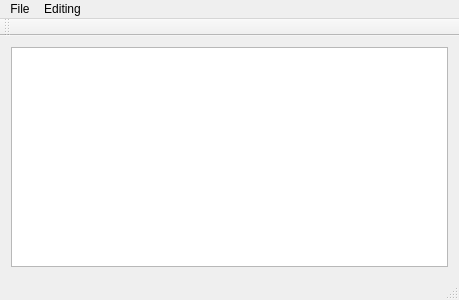
<?xml version="1.0" encoding="UTF-8"?>
<ui version="4.0">
 <class>MainWindow</class>
 <widget class="QMainWindow" name="MainWindow">
  <property name="geometry">
   <rect>
    <x>0</x>
    <y>0</y>
    <width>459</width>
    <height>300</height>
   </rect>
  </property>
  <property name="windowTitle">
   <string>NewFile.txt[*] - Phonoteca</string>
  </property>
  <widget class="QWidget" name="centralWidget">
   <layout class="QGridLayout" name="gridLayout">
    <item row="0" column="0">
     <widget class="QTreeView" name="treeView"/>
    </item>
   </layout>
  </widget>
  <widget class="QMenuBar" name="menuBar">
   <property name="geometry">
    <rect>
     <x>0</x>
     <y>0</y>
     <width>459</width>
     <height>25</height>
    </rect>
   </property>
   <widget class="QMenu" name="menuFIle">
    <property name="title">
     <string>File</string>
    </property>
    <addaction name="actionSave"/>
    <addaction name="actionSave_As"/>
    <addaction name="separator"/>
    <addaction name="actionOpen"/>
    <addaction name="separator"/>
    <addaction name="action_2"/>
    <addaction name="actionEnglish"/>
   </widget>
   <widget class="QMenu" name="menuEditing">
    <property name="title">
     <string>Editing</string>
    </property>
    <addaction name="actionProperties"/>
    <addaction name="separator"/>
    <addaction name="actionAdd_new_Artist"/>
    <addaction name="actionAdd_new_Album"/>
    <addaction name="actionAdd_new_Song"/>
    <addaction name="separator"/>
    <addaction name="actionDelete_Item"/>
   </widget>
   <addaction name="menuFIle"/>
   <addaction name="menuEditing"/>
  </widget>
  <widget class="QToolBar" name="mainToolBar">
   <attribute name="toolBarArea">
    <enum>TopToolBarArea</enum>
   </attribute>
   <attribute name="toolBarBreak">
    <bool>false</bool>
   </attribute>
  </widget>
  <widget class="QStatusBar" name="statusBar"/>
  <action name="actionSave">
   <property name="text">
    <string>Save</string>
   </property>
  </action>
  <action name="actionSave_As">
   <property name="text">
    <string>Save As...</string>
   </property>
  </action>
  <action name="actionOpen">
   <property name="text">
    <string>Open</string>
   </property>
  </action>
  <action name="actionProperties">
   <property name="text">
    <string>Properties</string>
   </property>
  </action>
  <action name="actionAdd_new_Artist">
   <property name="text">
    <string>Add new Artist</string>
   </property>
  </action>
  <action name="actionAdd_new_Album">
   <property name="text">
    <string>Add new Album</string>
   </property>
  </action>
  <action name="actionAdd_new_Song">
   <property name="text">
    <string>Add new Song</string>
   </property>
  </action>
  <action name="actionDelete_Item">
   <property name="text">
    <string>Delete Item</string>
   </property>
  </action>
  <action name="action_2">
   <property name="text">
    <string>Русский</string>
   </property>
  </action>
  <action name="actionEnglish">
   <property name="text">
    <string>English</string>
   </property>
  </action>
 </widget>
 <layoutdefault spacing="6" margin="11"/>
 <resources/>
 <connections/>
</ui>
